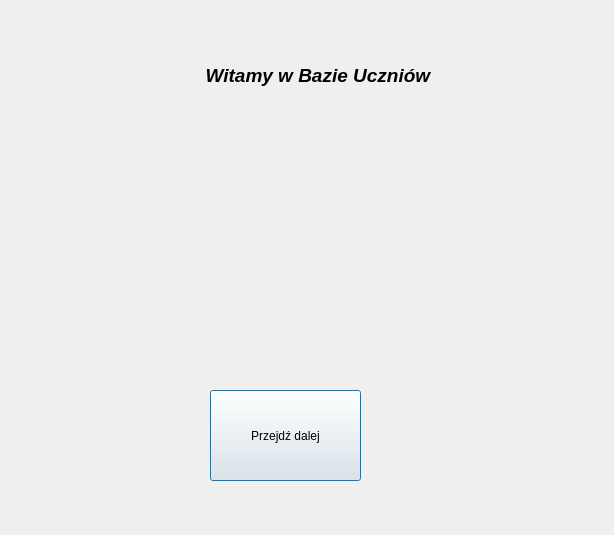
<?xml version="1.0" encoding="UTF-8"?>
<ui version="4.0">
 <class>SecondDialog</class>
 <widget class="QDialog" name="SecondDialog">
  <property name="geometry">
   <rect>
    <x>0</x>
    <y>0</y>
    <width>614</width>
    <height>535</height>
   </rect>
  </property>
  <property name="windowTitle">
   <string>Dialog</string>
  </property>
  <widget class="QLabel" name="label">
   <property name="geometry">
    <rect>
     <x>30</x>
     <y>40</y>
     <width>581</width>
     <height>71</height>
    </rect>
   </property>
   <property name="text">
    <string>&lt;html&gt;&lt;head/&gt;&lt;body&gt;&lt;p align=&quot;center&quot;&gt;&lt;span style=&quot; font-size:14pt; font-weight:600; font-style:italic; color:#000000;&quot;&gt;Witamy w Bazie Uczniów &lt;/span&gt;&lt;/p&gt;&lt;/body&gt;&lt;/html&gt;</string>
   </property>
  </widget>
  <widget class="QLabel" name="label_2">
   <property name="geometry">
    <rect>
     <x>-80</x>
     <y>0</y>
     <width>731</width>
     <height>561</height>
    </rect>
   </property>
   <property name="text">
    <string/>
   </property>
   <property name="pixmap">
    <pixmap>../../Pulpit/pix/5b06d8a47432d_o.jpg</pixmap>
   </property>
  </widget>
  <widget class="QPushButton" name="pushButton">
   <property name="geometry">
    <rect>
     <x>210</x>
     <y>390</y>
     <width>151</width>
     <height>91</height>
    </rect>
   </property>
   <property name="text">
    <string>Przejdź dalej</string>
   </property>
  </widget>
  <zorder>label_2</zorder>
  <zorder>label</zorder>
  <zorder>pushButton</zorder>
 </widget>
 <resources/>
 <connections/>
</ui>
